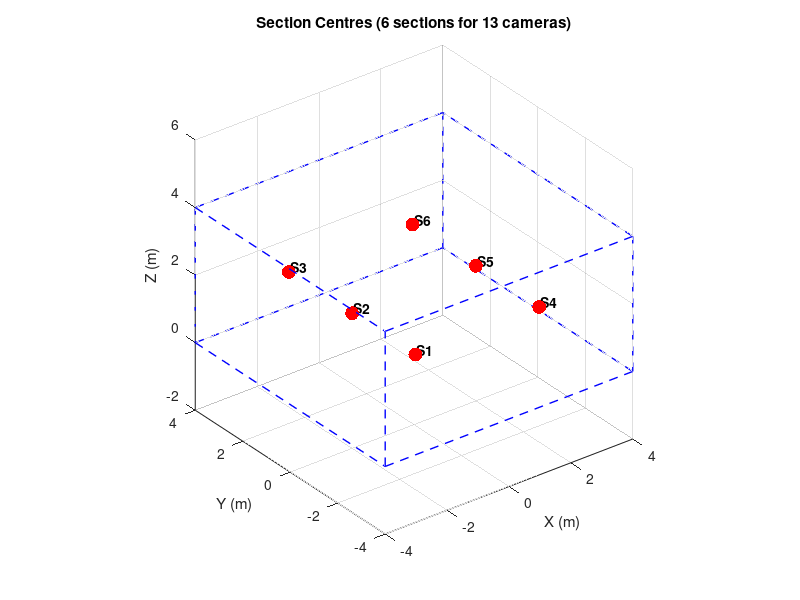

Here is the MATLAB script that generated this plot:
clear, clc
flight_envelope = [-4 4; -4 4; 0 4];
numCams =13;

numSections = floor(numCams/2);

z_mid = mean(flight_envelope(3,:));
spaceCentre = [mean(flight_envelope(1,:)), mean(flight_envelope(2,:)), z_mid];

if mod(numSections, 2) == 1
    % Odd: place one at centre, distribute rest on grid
    gridSections = numSections - 1;
    centrePoint = spaceCentre;
else
    gridSections = numSections;
    centrePoint = [];
end

if gridSections > 0
    % Find most balanced grid for gridSections
    bestNx = gridSections; bestNy = 1;
    for tryNx = 1:ceil(sqrt(gridSections))
        tryNy = ceil(gridSections / tryNx);
        if tryNx * tryNy >= gridSections
            if abs(tryNx - tryNy) < abs(bestNx - bestNy)
                bestNx = tryNx;
                bestNy = tryNy;
            end
        end
    end
    nx = bestNx;
    ny = bestNy;
    
    % Evenly spaced centres across the full grid
    x_centres = linspace(flight_envelope(1,1), flight_envelope(1,2), 2*nx+1);
    x_centres = x_centres(2:2:end); % midpoints
    y_centres = linspace(flight_envelope(2,1), flight_envelope(2,2), 2*ny+1);
    y_centres = y_centres(2:2:end);
    
    [Xc, Yc] = meshgrid(x_centres, y_centres);
    gridCentres = [Xc(:), Yc(:), repmat(z_mid, nx*ny, 1)];
    
    % If more grid cells than needed, keep most central ones
    if size(gridCentres,1) > gridSections
        dists = vecnorm(gridCentres - spaceCentre, 2, 2);
        [~, sortIdx] = sort(dists);
        gridCentres = gridCentres(sortIdx(1:gridSections), :);
    end
else
    gridCentres = [];
end

% Combine centre point (if odd) with grid centres
specs.SectionCentres = [centrePoint; gridCentres];

% --- Verification scatter plot ---
figure('Name', 'Section Centres Verification');
scatter3(specs.SectionCentres(:,1), specs.SectionCentres(:,2), specs.SectionCentres(:,3), ...
    100, 'r', 'filled');
hold on;

% Draw flight envelope boundaries
xe = flight_envelope(1,:);
ye = flight_envelope(2,:);
ze = flight_envelope(3,:);
corners = [
    xe(1) ye(1) ze(1); xe(2) ye(1) ze(1); xe(2) ye(2) ze(1); xe(1) ye(2) ze(1);  % bottom
    xe(1) ye(1) ze(2); xe(2) ye(1) ze(2); xe(2) ye(2) ze(2); xe(1) ye(2) ze(2)]; % top
edges = [1 2;2 3;3 4;4 1; 5 6;6 7;7 8;8 5; 1 5;2 6;3 7;4 8];
for e = 1:size(edges,1)
    plot3(corners(edges(e,:),1), corners(edges(e,:),2), corners(edges(e,:),3), 'b--', 'LineWidth', 1);
end

% Label each centre
for i = 1:size(specs.SectionCentres,1)
    text(specs.SectionCentres(i,1)+0.2, specs.SectionCentres(i,2)+0.2, specs.SectionCentres(i,3), ...
        sprintf('S%d', i), 'FontSize', 10, 'FontWeight', 'bold');
end

axis equal; grid on;
xlabel('X (m)'); ylabel('Y (m)'); zlabel('Z (m)');
title(sprintf('Section Centres (%d sections for %d cameras)', numSections, numCams));
view(3);
hold off;
